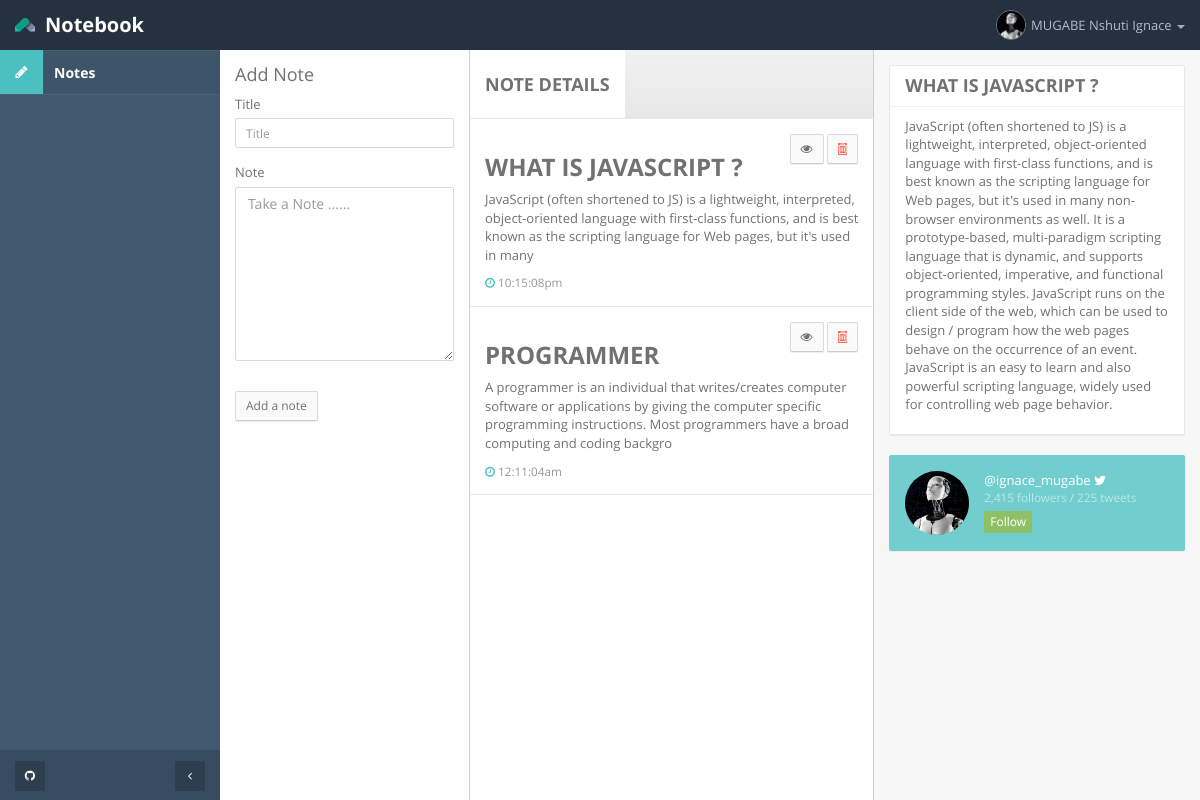
The app's page /notebook.php (signed in) with its own data.
### tables this page shows
CREATE TABLE `register` (
  `user_ID` int(11) NOT NULL,
  `fullName` varchar(100) NOT NULL,
  `email` varchar(100) NOT NULL,
  `password` varchar(100) NOT NULL
);

CREATE TABLE `notes` (
  `note_id` int(11) NOT NULL,
  `user_ID` int(11) NOT NULL,
  `title` varchar(100) NOT NULL,
  `note` varchar(1000) NOT NULL,
  `time_in` varchar(50) NOT NULL,
  `last_updated_at` datetime NOT NULL
);

### includes/session.php (called while the page is built, shortened)
<?php
$session_id=$_SESSION['alogin'];
?>

### notebook.php (the view, shortened to what this page needs)
<?php include('includes/session.php')?>
<?php include('includes/config.php')?>
<?php
     $query = "SELECT note_id,title,note,time_in FROM notes WHERE user_id = \"$session_id\" ";
    if(mysqli_query($conn, $query)){
        $result = mysqli_query($conn, $query);
        $notesArray= mysqli_fetch_all($result , MYSQLI_ASSOC);
    }else{
        echo 'query error: '. mysqli_error($conn);
    }
?>
<!DOCTYPE html>
<html lang="en" class="app">
<head>
  <link rel="stylesheet" href="css/bootstrap.css" type="text/css" />
  <link rel="stylesheet" href="css/animate.css" type="text/css" />
  <link rel="stylesheet" href="css/font-awesome.min.css" type="text/css" />
  <link rel="stylesheet" href="css/font.css" type="text/css" />
  <link rel="stylesheet" href="css/app.css" type="text/css" />
</head>
<body>
  <section class="vbox">
    <header class="bg-dark dk header navbar navbar-fixed-top-xs">
      <div class="navbar-header aside-md">
        <a href="#" class="navbar-brand" data-toggle="fullscreen"><img src="images/logo.png" class="m-r-sm">Notebook</a>
      </div>
      <ul class="nav navbar-nav navbar-right m-n hidden-xs nav-user">
        <li class="dropdown">
          <?php $query= mysqli_query($conn,"select * from register where user_ID = '$session_id'")or die(mysqli_error());
                $row = mysqli_fetch_array($query);
            ?>
          <a href="#" class="dropdown-toggle" data-toggle="dropdown">
            <span class="thumb-sm avatar pull-left">
              <img src="./images/icon.jpeg">
            </span>
            <?php echo $row['fullName']; ?> <b class="caret"></b>
          </a>
        </li>
      </ul>
    </header>
    <section>
      <section class="hbox stretch">
        <aside class="bg-dark lter aside-md hidden-print" id="nav">
          <section class="vbox">
            <section class="w-f scrollable">
              <div class="slim-scroll" data-height="auto" data-disable-fade-out="true" data-distance="0" data-size="5px" data-color="#333333">
                <nav class="nav-primary hidden-xs">
                  <ul class="nav">
                    <li  class="active">
                      <a href="notebook.php" class="active">
                        <i class="fa fa-pencil icon">
                          <b class="bg-info"></b>
                        </i>
                        <span>Notes</span>
                      </a>
                    </li>
                  </ul>
                </nav>
              </div>
            </section>
            <footer class="footer lt hidden-xs b-t b-dark">
              <a href="#nav" data-toggle="class:nav-xs" class="pull-right btn btn-sm btn-dark btn-icon">
                <i class="fa fa-angle-left text"></i>
              </a>
              <div class="btn-group hidden-nav-xs">
                <button type="button" title="Contacts" class="btn btn-icon btn-sm btn-dark" data-toggle="dropdown" data-target="#invite"><i class="fa fa-github"></i></button>
              </div>
            </footer>
          </section>
        </aside>
        <section id="content">
          <section class="hbox stretch">
                  <aside class="aside-lg bg-light lter b-r">
                    <div class="wrapper">
                      <h4 class="m-t-none">Add Note</h4>
                      <form method="POST">
                        <div class="form-group">
                          <label>Title</label>
                          <input name="title" type="text" placeholder="Title" class="input-sm form-control">
                        </div>
                        <div class="form-group">
                          <label>Note</label>
                          <textarea name="note" class="form-control" rows="8" data-minwords="8" data-required="true" placeholder="Take a Note ......"></textarea>
                        </div>
                        <div class="m-t-lg"><button class="btn btn-sm btn-default" name="submit" type="submit">Add a note</button></div>
                      </form>
                    </div>
                </aside>
                <aside class="bg-white">
                  <section class="vbox">
                    <header class="header bg-light bg-gradient">
                      <ul class="nav nav-tabs nav-white">
                        <li class="active"><a href="#activity" data-toggle="tab"><h4 style = "text-transform:uppercase;"><b>Note Details</b></h4></a></li>
                      </ul>
                    </header>
                    <section class="scrollable">
                      <div class="tab-content">
                        <div class="tab-pane active" id="activity">
                          <ul class="list-group no-radius m-b-none m-t-n-xxs list-group-lg no-border">
                            <li></li>
                            <?php foreach($notesArray as $note){ ?>
                            <li class="list-group-item">
                                <div class="btn-group pull-right">
                                    <a href="edit_note.php?edit=<?php echo $note['note_id'];?>"><button type="button" class="btn btn-sm btn-default" title="Show"><i class="fa fa-eye"></i></button></a>
                                    <a href="notebook.php?delete=<?php echo $note['note_id'];?>"><button type="button" class="btn btn-sm btn-default" title="Remove"><i class="fa fa-trash-o bg-danger"></i></button></a>
                                  </div>
                                <h3 style = "text-transform:uppercase;"><b><?php echo $note['title'] ?></b></h3>
                                <p><?php echo substr($note['note'], 0, 200)?></p>
                                <small class="block text-muted text-info"><i class="fa fa-clock-o text-info"></i> <?php echo $note['time_in'] ?></small>
                                <?php } ?>
                            </li>
                          </ul>
                        </div>
                      </div>
                    </section>
                  </section>
                </aside>
                <aside class="col-lg-4 b-l">
                  <section class="vbox">
                    <section class="scrollable">
                      <div class="wrapper">
                        <section class="panel panel-default">
                          <?php
                             $get_note = mysqli_query($conn,"select * from notes WHERE user_id = \"$session_id\" LIMIT 1") or die(mysqli_error());
                             while ($row = mysqli_fetch_array($get_note)) {
                                 ?>
                          <h4 style = "text-transform:uppercase;" class="font-thin padder"><b><?php echo $row['title']; ?></b></h4>
                          <ul class="list-group">
                            <li class="list-group-item">
                                <p><?php echo $row['note']; ?> </p>
                            </li>
                          </ul>
                          <?php } ?>
                        </section>
                        <section class="panel clearfix bg-info lter">
                          <div class="panel-body">
                            <a href="#" class="thumb pull-left m-r">
                              <img src="./images/icon.jpeg" class="img-circle">
                            </a>
                            <div class="clear">
                              <a href="#" class="text-info">@ignace_mugabe <i class="fa fa-twitter"></i></a>
                              <small class="block text-muted">2,415 followers / 225 tweets</small>
                              <a href="https://twitter.com/ignace_mugabe" target="_blank" class="btn btn-xs btn-success m-t-xs">Follow</a>
                            </div>
                          </div>
                        </section>
                      </div>
                    </section>
                  </section>
                </aside>
          </section>
        </section>
      </section>
    </section>
  </section>
</body>
</html>

### records on screen
register: fullName "MUGABE Nshuti Ignace"
notes: title "WHAT IS JAVASCRIPT ?", note "JavaScript (often shortened to JS) is a lightweight, interpreted, object-oriented language with first-class functions, and is best known as the scripting language for Web pages, but it's used in many", time_in "10:15:08pm", note "JavaScript (often shortened to JS) is a lightweight, interpreted, object-oriented language with first-class functions, and is best known as the scripting language for Web pages, but it's used in many non-browser environments as well. It is a prototype-based, multi-paradigm scripting language that is dynamic, and supports object-oriented, imperative, and functional programming styles. JavaScript runs on the client side of the web, which can be used to design / program how the web pages behave on the occurrence of an event. JavaScript is an easy to learn and also powerful scripting language, widely used for controlling web page behavior."
notes: title "PROGRAMMER", note "A programmer is an individual that writes/creates computer software or applications by giving the computer specific programming instructions. Most programmers have a broad computing and coding backgro", time_in "12:11:04am"
